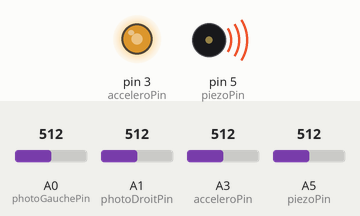
Recording of a sketch running on a simulated Arduino Uno, built with avr-gcc and run on an emulated ATmega328P. Shown: output pins drawn as LEDs (lit = HIGH), buzzer (waves = sounding). The inputs (shaded band) are chosen by the test bench; at power-on: A0 (photoGauchePin) = 512, A1 (photoDroitPin) = 512, A3 (acceleroPin) = 512, A5 (piezoPin) = 512. Pins used as bus, display or sensor lines are not drawn; what the sketch prints to the serial monitor is not drawn.

Above: at 1.2 s.
1.3 s: A0 (photoGauchePin) set to 583
At 2.0 s:
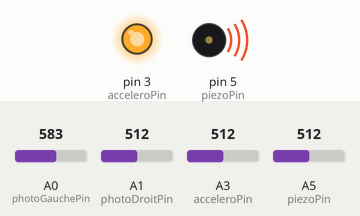
3.2 s: A0 (photoGauchePin) set to 614
At 4.25 s:
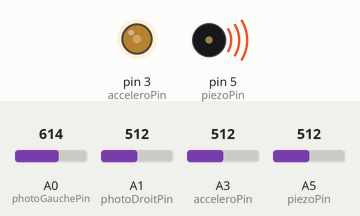
At 6.1 s:
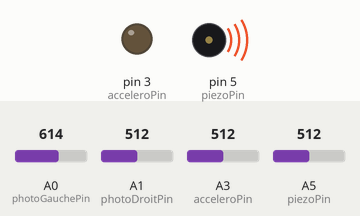
Timing chart, 0 to 7.6 s (numbered marks = the images above; inputs shaded):
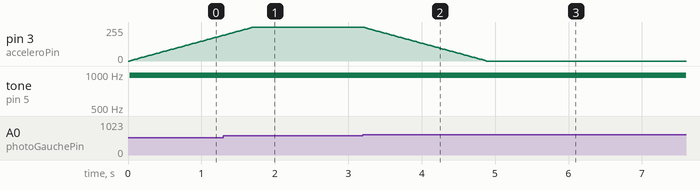

The sketch:

baton.ino
```cpp
int returnPhoto(int x, int y){
  //600: seuil uniquement depasse lorsqu'une main est pose sur la cellule.
  if(x < 600)
  {
    if(y < 255)
    {
      //3 multiple de 255
      y += 3;
    }
  }
  else
  {
    if(y > 0)
    {
      y -= 3;
    }
  }
  return y;
}
```

Bachi_taiko.ino
```cpp
//interval entre chaque releve de valeur en ms
unsigned long interval = 20;
unsigned long previousMillis;

int ledPhotoGauche;
int ledPhotoDroit;
int valeurPhotoGauche;
int valeurPhotoDroit;
boolean interaction = false;
int valPiezo;
int valAccelero;

//valeur des Pins utilisees sur Arduino
int piezoPin = 5;
int photoGauchePin = 0;
int photoDroitPin = 1;
int acceleroPin = 3;

void setup() {
  // Il n'y a aucune configuration nÃ©cessaire de la broche
  // pour une entrÃ©e analogique.

  // Communication du port Serie a 57600 bauds pour communication avec Processing
  Serial.begin(57600);
  pinMode(3,OUTPUT);
}

void loop() {

  if ( millis() - previousMillis >= interval ) {
    previousMillis = millis();

    // Lire la tension aux entrees analogique relie aux photosenseurs
    valeurPhotoGauche = analogRead(photoGauchePin);
    valeurPhotoDroit = analogRead(photoDroitPin);
    valPiezo = analogRead(piezoPin);
    valAccelero = analogRead(acceleroPin);

    //envoie de donnee sur port serie pour debugg
    //Serial.print("photoDroit ");
    //Serial.println(valeurPhotoDroit);
    //Serial.print("photoGauche ");
    //Serial.println(valeurPhotoGauche);
    Serial.print("interaction ");
    Serial.println(interaction);


    // Recuperation valeurs photosenseurs
    ledPhotoGauche = returnPhoto(valeurPhotoGauche, ledPhotoGauche);
    ledPhotoDroit = returnPhoto(valeurPhotoDroit, ledPhotoDroit);

    Serial.print("ledDroit ");
    Serial.println(ledPhotoDroit);
    Serial.print("ledGauche ");
    Serial.println(ledPhotoGauche);

    // Analyse des valeurs et activation de l'interaction
    if (ledPhotoDroit+ledPhotoGauche >= 256)
    {
      interaction = true;
    }
    else
    {
      interaction = false;
    }

    //les valeurs du piezo seront calibres et traite dans Processing
    Serial.print("valPiezo ");
    Serial.println(valPiezo);
    Serial.print("valAccelero ");
    Serial.println(valAccelero);

    //Envoie valeur PWM au baton gauche et droit, les valeurs en PWM permettent le fade-in, fade-out des lumieres
    analogWrite(3,ledPhotoGauche);
    analogWrite(5,ledPhotoDroit);

  }

}
```

Measured:
- the behaviour switches between 599 and 600 on A0 (photoGauchePin) (found by bisection; images 1 and 2)
- after the input at 3.2 s, pin 3 (acceleroPin): moves from 255/255 to 0/255 over 1.7 s, starting at once
